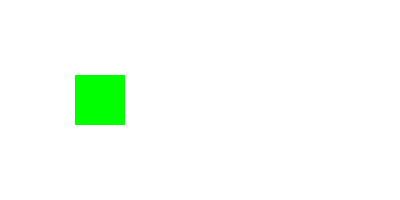
Frame 1 (no input)
Frame 60 (no input): identical to frame 1, image omitted
Frame 120 (the mouse pressed at the canvas centre since frame 60): identical to frame 1, image omitted

The p5.js sketch that drew this single still picture (run headless with seeded random() and noise() and a simulated clock; from frame 60 on, the mouse is pressed at the canvas centre):

// p5.js sketch
// ── sketch.js

//Global Variables can be held outside of the functions.

var timer = 0;


function setup() {

  createCanvas(400, 200);
}
 
function draw() {

  //increment the timer
  timer ++;
  // set background color
  background(255);
  noStroke();
  rectMode(CENTER);

//IF, THEN, ELSE

//Program Flow 

if (timer <= 120){

  fill(0,255,0);
  rect(100, 100, 50, 50);

}else{

  fill(255,0,0);
  rect(300, 100, 50, 50);

};
  
}
